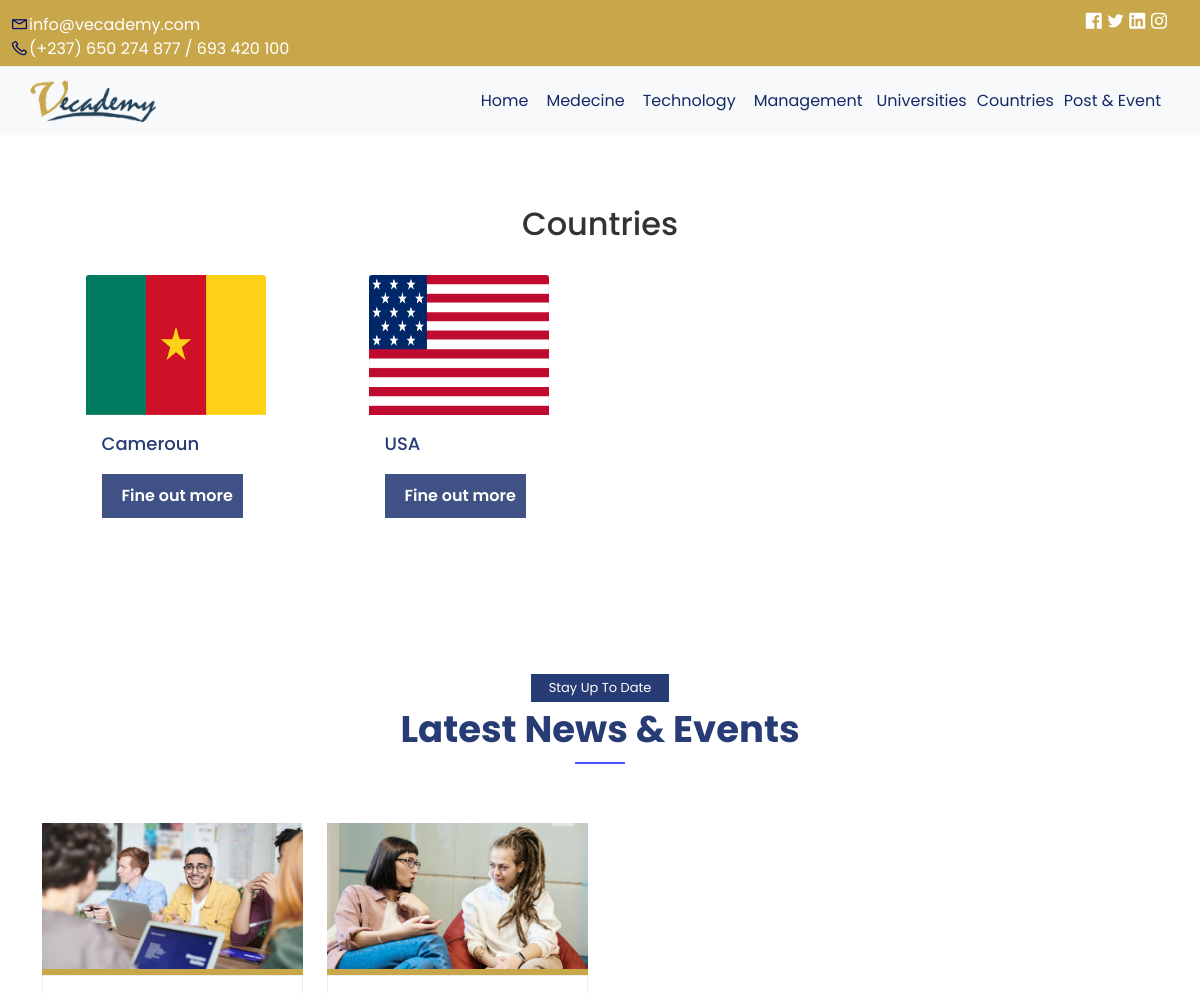
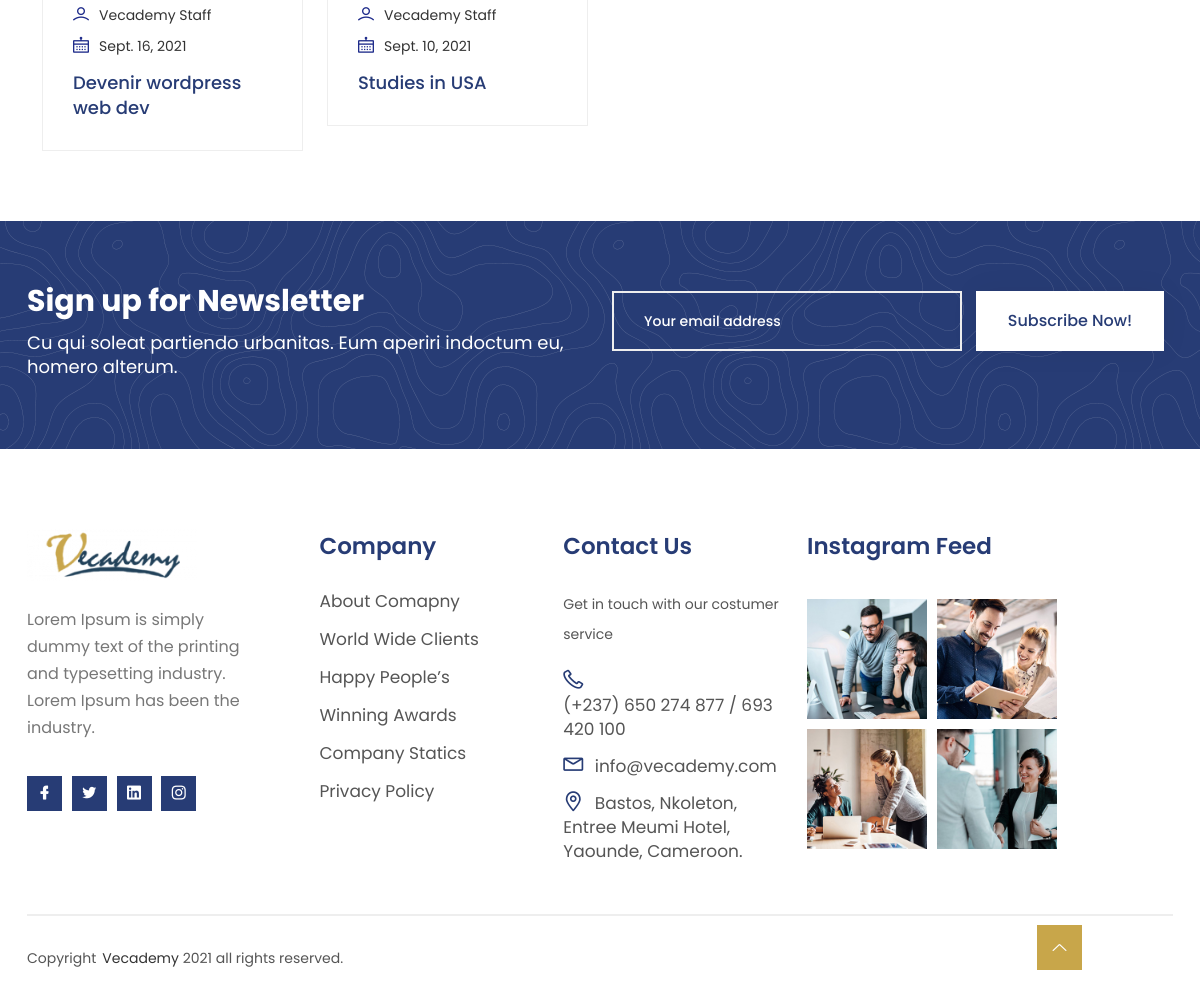
Screenshot of /countries with the database file from the repository (2 pictures, top to bottom).
### main/models.py (models this page shows, shortened)
class ProgramCategory(models.Model):
    program_category_title = models.CharField(max_length=254, null= True, blank=True)
    program_category_description = RichTextField(null = True, blank = True)
    program_category_image = models.ImageField(default = 'default')
    date_created = models.DateTimeField(auto_now_add=True, blank=True, null=True)
    last_update = models.DateTimeField(null=True, blank=True)
    set_draft = models.BooleanField(default=True)
    set_featured = models.BooleanField(default=False)
    class Meta:
        verbose_name = 'Program Category'
        verbose_name_plural = 'Program Categories'

class Country(models.Model):
    country_name = models.CharField(max_length=254, null=True, blank=True)
    map_latitud = models.IntegerField(null=True, blank=True)
    map_longitud = models.IntegerField(null=True, blank=True)
    country_flag = models.ImageField(default = 'default.png')
    country_image = models.ImageField(default = 'default.png')
    country_description = RichTextField(null = True, blank = True)
    date_created = models.DateTimeField(auto_now_add=True, blank=True, null=True)
    last_update = models.DateTimeField(null=True, blank=True)
    set_draft = models.BooleanField(default=True)
    class Meta:
        verbose_name = 'Country'
        verbose_name_plural = 'Countries'

class BlogPost(models.Model):
    post_title = models.CharField(max_length=254, null =True, blank=True)
    post_category = models.ManyToManyField(PostCategory, blank=True)
    post_description = RichTextField(null = True, blank = True)
    post_image = models.ImageField(default = 'default.png')
    date_created = models.DateTimeField(auto_now_add=True, blank=True, null=True)
    last_update = models.DateTimeField(null=True, blank=True)
    set_draft = models.BooleanField(default=True)
    set_featured = models.BooleanField(default=True)
    class Meta:
        verbose_name = 'Blog Post'
        verbose_name_plural = 'Blogs Post'

### main/views.py (the view)
# urls.py: path('countries', views.countryPage, name='countries'),
def countryPage(request):
    category_to_navebar = ProgramCategory.objects.all().filter(set_draft = False, set_featured = True)
    all_countries = Country.objects.all().filter(set_draft = False)
    featured_post = BlogPost.objects.all().filter(set_draft = False, set_featured = True).order_by('-date_created')[:8]
    context = {
        'featured_post':featured_post,
        'all_countries':all_countries,
        'category_to_navebar':category_to_navebar,
    }
    return render(request, 'main/countries.html', context)

### main/templates/main/countries.html
{% extends 'main/index.html' %} {% load static %} {% block contain%}
<div class="section">
    <div class="container-md">
        <div class="row mb-4 text-center">
            <div class="col-lg-12 d-flex justify-content-center">
                <h1 class="h2 text-bald ">Countries</h1>
            </div>
        </div>
        {% if all_countries %}
        <div class="row g-3 ">
            {% for item in all_countries %}
            <div class="col-lg-3 col-md-4 col-6 d-flex justify-content-center">
                <a class="remove-decoration" href="{% url 'single-country' item.country_name %}">
                    <div class="card border-none ">
                        <img src="{{item.country_flag.url}}" class="card-img-top country-image" alt="{{item.country_image}} ">
                        <div class="card-body ">
                            <h5 class="university-name card-title ">{{item.country_name}}</h5>
                            <div style="width: 100%;">
                                <a style="color: white;" href="{% url 'single-country' item.country_name %}" class="university-read-more">Fine out more</a>
                            </div>
                        </div>
                    </div>
                </a>
            </div>
            {% endfor %}
        </div>
        {% endif %}
    </div>
</div>
{% include 'main/latest-new.html' %}
{% include 'main/newsletter.html' %}
{% endblock %}

### main/templates/main/navbar.html (shortened to what this page needs)
{% load static %}
<div class="container-fluid pad-r-30">
    <div class="row align-items-center">
        <div class="col-lg-12">
            <div class="nav-inner">
                <nav class="navbar navbar-expand-lg">
                    <a class="navbar-brand" href="{% url 'index' %}">
                        <img src="{% static 'images/logo.png' %}" alt="Logo">
                    </a>
                    <div class="collapse navbar-collapse sub-menu-bar" id="navbarSupportedContent">
                        <ul id="nav" class="navbar-nav ms-auto mx-1">
                            <li class="nav-item">
                                <a class="page-scroll mx-1" href="{% url 'index' %}">Home</a>
                            </li>
                            {% if category_to_navebar %}
                            {% for item in category_to_navebar %}
                            <li class="nav-item">
                                <a class="page-scroll mx-1" href="{% url 'single-category' item.program_category_title %}">{{item.program_category_title}}</a>
                            </li>
                            {% endfor %} {% endif %}
                            <li class="nav-item">
                                <a class="page-scroll" href="{% url 'universitis' %}">Universities</a>
                            </li>
                            <li class="nav-item">
                                <a class="page-scroll" href="{% url 'countries' %}">Countries</a>
                            </li>
                            <li class="nav-item">
                                <a class="page-scroll" href="{% url 'post' %}">Post & Event</a>
                            </li>
                        </ul>
                    </div>
                </nav>
            </div>
        </div>
    </div>
</div>

### main/templates/main/latest-new.html
{% load static %}
{% if featured_post %}
<div class="latest-news-area section">
    <div class="letast-news-grid">
        <div class="container-lg">
            <div class="row">
                <div class="col-lg-8 offset-lg-2 col-12">
                    <div class="section-title">
                        <span class="wow fadeInDown" data-wow-delay=".2s" style="visibility: visible; animation-delay: 0.2s; animation-name: fadeInDown;">Stay up to date</span>
                        <h2 class="wow fadeInUp" data-wow-delay=".4s" style="visibility: visible; animation-delay: 0.4s; animation-name: fadeInUp;">Latest News &amp; Events</h2>
                    </div>
                </div>
            </div>
            <div class="row">
                {% for item in featured_post %}
                <div class="col-lg-3 col-md-6 col-12">
                    <div class="letest-news-item wow fadeInUp" data-wow-delay=".4s" style="visibility: visible; animation-delay: 0.4s; animation-name: fadeInUp;">
                        <div class="image">
                            <img src="{{item.post_image.url}}" alt="{{item.post_title|truncatechars:75}}">
                        </div>
                        <div class="content-body">
                            <div class="meta-details">
                                <a href="#" class="meta-list"><i class="lni lni-user"></i><span>Vecademy Staff</span></a>
                                <a href="#" class="meta-list"><i class="lni lni-calendar"></i><span>{{item.date_created.date}}</span></a>
                            </div>
                            <h4 class="title"><a href="{% url 'single-post' item.post_title  %}">{{item.post_title|truncatechars:75}}</a></h4>
                        </div>
                    </div>
                </div>
                {% endfor %}
            </div>
        </div>
    </div>
</div>
{% endif %}

### static/css/main.css (style rules this page uses)
body { font-family: proxima-nova, Helvetica, Arial, sans-serif; font-weight: normal; font-style: normal; color: #242733; overflow-x: hidden; }
* { margin: 0; padding: 0; box-sizing: border-box; }
a { transition: all 0.3s ease-out 0s; }
a, a:focus, a:hover { text-decoration: none; }
i, span, a { display: inline-block; }
audio, canvas, iframe, img, svg, video { vertical-align: middle; }
h1, h2, h3, h4, h5, h6 { font-weight: 700; margin: 0px; color: rgb(51, 51, 51); }
h1 a, h2 a, h3 a, h4 a, h5 a, h6 a { color: inherit; }
h1 { font-size: 40px; }
h2 { font-size: 36px; }
h4 { font-size: 20px; }
h5 { font-size: 18px; }
ul, ol { margin: 0px; padding: 0px; list-style-type: none; }
.navbar { padding: 0; position: relative; transition: all 0.3s ease-out 0s; }
.navbar-brand { padding: 0; }
.navbar-brand img { width: 160px; }
.navbar-nav .nav-item { position: relative; z-index: 1; }
.navbar-nav .nav-item a { font-size: 16px; color: #132a68; transition: all 0.3s ease-out 0s; position: relative; padding: 22px 5px; display: inline-flex; align-items: center; font-weight: 400; transition: all 0.3s ease-out 0s; position: relative; text-transform: capitalize; }
.latest-news-area { background: #fff; position: relative }
.latest-news-area .section-title { margin-bottom: 30px }
.latest-news-area .letest-news-item { box-shadow: none; margin-top: 0; margin-top: 30px }
.latest-news-area .letest-news-item .image { border-bottom: 6px solid #c8a64a; overflow: hidden }
.latest-news-area .letest-news-item .image img { -webkit-transition: all .4s ease; -moz-transition: all .4s ease; transition: all .4s ease }
.latest-news-area .letest-news-item .content-body { background: #fff; padding: 30px; padding-top: 20px; border: 1px solid #eee }
.latest-news-area .letest-news-item .meta-details { margin-bottom: 5px }
.latest-news-area .letest-news-item .meta-list { font-size: 16px; color: #161f69; font-weight: 500; padding-bottom: 7px; display: inline-block; margin-right: 15px }
.latest-news-area .letest-news-item .meta-list:last-child { margin: 0 }
.latest-news-area .letest-news-item .meta-list i { display: block; color: #1f2c8b; margin-right: 10px; display: inline-block; font-size: 16px }
.latest-news-area .letest-news-item .meta-list span { color: #333; display: inline-block; -webkit-transition: all .4s ease; -moz-transition: all .4s ease; transition: all .4s ease; font-weight: 400; font-size: 14px }
.latest-news-area .letest-news-item .title { line-height: 25px; }
.latest-news-area .letest-news-item .title a { color: #273c75; font-weight: 500; font-size: 18px }

### static/css/other-style.css (style rules this page uses)
.border-none { border: none; }
.remove-decoration { text-decoration: none; }
.university-name { font-weight: 500; font-size: 18px; color: #273c75; }
.country-image { width: 180px; height: 140px; }
.university-read-more { text-decoration: none; margin-top: 10px; text-align: center; padding-top: 10px; padding-bottom: 10px; padding-left: 20px; padding-right: 10px; background-color: #273c75e1; width: 70%; color: white; font-size: 16px; width: auto; }

### main/templates/main/navbar.html (style rules this page uses)
.pad-r-30 { padding-right: 30px; }

### rows the page displays
ProgramCategory: program_category_title "Medecine"
ProgramCategory: program_category_title "Technology"
ProgramCategory: program_category_title "Management"
Country: country_flag (picture), country_name "Cameroun"
Country: country_flag (picture), country_name "USA"
BlogPost: post_image (picture), date_created "Sept. 16, 2021", post_title "Devenir wordpress web dev"
BlogPost: post_image (picture), date_created "Sept. 10, 2021", post_title "Studies in USA"
